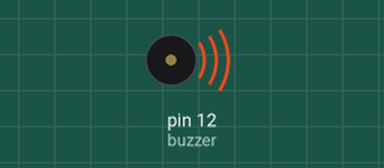
The sketch below on a simulated Arduino Uno, built with avr-gcc and run on an emulated ATmega328P. Parts: buzzer (waves = sounding).

Above: at 0.1 s.
Timing chart, 0 to 1.6 s (numbered marks = the images above):
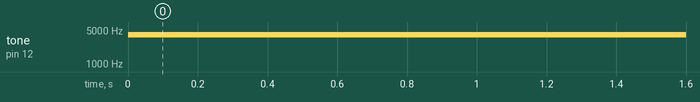

Measured:
- by itself, tone on pin 12 (buzzer): silent → 4000 Hz at 0.00 s

The sketch:

sketch_sep01a12.ino
```cpp
int buzzer =12;

void setup() {
  // put your setup code here, to run once:
  pinMode (buzzer, OUTPUT);

}

void loop() {
  tone (12, 4000, 1000);
  // put your main code here, to run repeatedly:
}
```
